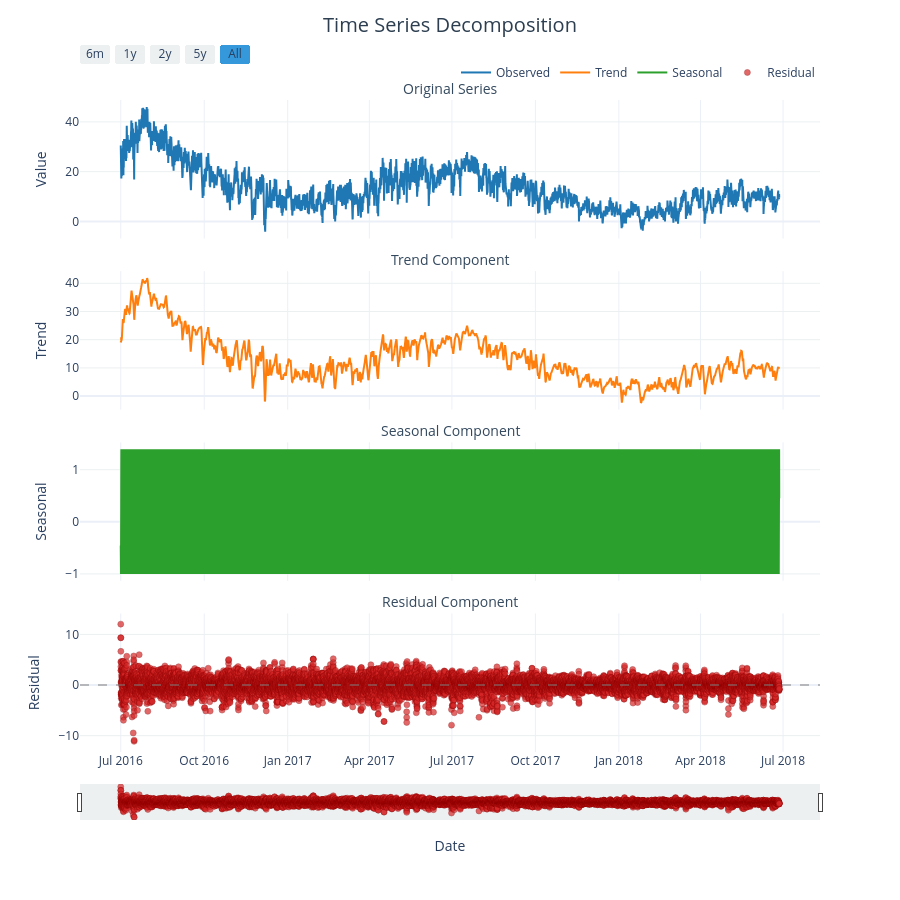

Notebook code cell kept with this figure:
### Markdown cell above
Classical **time series decomposition** breaks the OT signal into four additive components: the **observed** series, a **trend** (long-run movement smoothed over time), a **seasonal** component (the repeating 24-hour daily cycle), and a **residual** (unexplained noise after removing trend and seasonality). Using an additive model assumes the components sum linearly rather than multiply, which is appropriate when seasonal amplitude does not scale with the level of the signal.

### Code cell
plots.plot_time_series_decomposition(df,y,title='Time Series Decomposition', period=24, model='additive')

### Figure 1 — Plotly figure (JSON) as saved in the notebook; plotly's stock layout.template omitted (floating-point values rounded to 4 significant figures; data arrays with more than 128 entries replaced by an {"elided": "..."} marker saying what was removed)
{"data": [{"hovertemplate": "<b>Date</b>: %{x|%Y-%m-%d}<br><b>Observed</b>: %{y:.2f}<br><extra></extra>", "line": {"color": "#1f77b4", "width": 2}, "mode": "lines", "name": "Observed", "type": "scatter", "x": {"elided": "17420 str values"}, "xaxis": "x", "y": {"elided": "17420 float values"}, "yaxis": "y"}, {"hovertemplate": "<b>Date</b>: %{x|%Y-%m-%d}<br><b>Trend</b>: %{y:.2f}<br><extra></extra>", "line": {"color": "#ff7f0e", "width": 2}, "mode": "lines", "name": "Trend", "type": "scatter", "x": {"elided": "17420 str values"}, "xaxis": "x2", "y": {"elided": "17420 float values"}, "yaxis": "y2"}, {"hovertemplate": "<b>Date</b>: %{x|%Y-%m-%d}<br><b>Seasonal</b>: %{y:.2f}<br><extra></extra>", "line": {"color": "#2ca02c", "width": 2}, "mode": "lines", "name": "Seasonal", "type": "scatter", "x": {"elided": "17420 str values"}, "xaxis": "x3", "y": {"elided": "17420 float values"}, "yaxis": "y3"}, {"hovertemplate": "<b>Date</b>: %{x|%Y-%m-%d}<br><b>Residual</b>: %{y:.2f}<br><extra></extra>", "marker": {"color": "#d62728", "line": {"color": "darkred", "width": 0.5}, "opacity": 0.7, "size": 6}, "mode": "markers", "name": "Residual", "type": "scatter", "x": {"elided": "17420 str values"}, "xaxis": "x4", "y": {"elided": "17420 float values"}, "yaxis": "y4"}], "layout": {"annotations": [{"font": {"color": "#34495e", "size": 14}, "showarrow": false, "text": "Original Series", "x": 0.5, "xanchor": "center", "xref": "paper", "y": 1, "yanchor": "bottom", "yref": "paper"}, {"font": {"color": "#34495e", "size": 14}, "showarrow": false, "text": "Trend Component", "x": 0.5, "xanchor": "center", "xref": "paper", "y": 0.7375, "yanchor": "bottom", "yref": "paper"}, {"font": {"color": "#34495e", "size": 14}, "showarrow": false, "text": "Seasonal Component", "x": 0.5, "xanchor": "center", "xref": "paper", "y": 0.475, "yanchor": "bottom", "yref": "paper"}, {"font": {"color": "#34495e", "size": 14}, "showarrow": false, "text": "Residual Component", "x": 0.5, "xanchor": "center", "xref": "paper", "y": 0.2125, "yanchor": "bottom", "yref": "paper"}], "height": 900, "hovermode": "x unified", "legend": {"orientation": "h", "x": 1, "xanchor": "right", "y": 1.02, "yanchor": "bottom"}, "shapes": [{"line": {"color": "gray", "dash": "dash"}, "opacity": 0.5, "type": "line", "x0": 0, "x1": 1, "xref": "x4 domain", "y0": 0, "y1": 0, "yref": "y4"}], "showlegend": true, "title": {"font": {"color": "#2c3e50", "size": 20}, "text": "Time Series Decomposition", "x": 0.5, "xanchor": "center", "y": 0.98}, "xaxis": {"anchor": "y", "domain": [0, 1], "matches": "x4", "showticklabels": false}, "xaxis2": {"anchor": "y2", "domain": [0, 1], "matches": "x4", "showticklabels": false}, "xaxis3": {"anchor": "y3", "domain": [0, 1], "matches": "x4", "showticklabels": false}, "xaxis4": {"anchor": "y4", "domain": [0, 1], "rangeselector": {"activecolor": "#3498db", "bgcolor": "#ecf0f1", "buttons": [{"count": 6, "label": "6m", "step": "month", "stepmode": "backward"}, {"count": 1, "label": "1y", "step": "year", "stepmode": "backward"}, {"count": 2, "label": "2y", "step": "year", "stepmode": "backward"}, {"count": 5, "label": "5y", "step": "year", "stepmode": "backward"}, {"label": "All", "step": "all"}], "x": 0, "y": 1.05}, "rangeslider": {"bgcolor": "#ecf0f1", "thickness": 0.05, "visible": true}, "title": {"text": "Date"}, "type": "date"}, "yaxis": {"anchor": "x", "domain": [0.7875, 1], "gridcolor": "#ecf0f1", "gridwidth": 1, "showgrid": true, "title": {"text": "Value"}}, "yaxis2": {"anchor": "x2", "domain": [0.525, 0.7375], "gridcolor": "#ecf0f1", "gridwidth": 1, "showgrid": true, "title": {"text": "Trend"}}, "yaxis3": {"anchor": "x3", "domain": [0.2625, 0.475], "gridcolor": "#ecf0f1", "gridwidth": 1, "showgrid": true, "title": {"text": "Seasonal"}}, "yaxis4": {"anchor": "x4", "domain": [0, 0.2125], "gridcolor": "#ecf0f1", "gridwidth": 1, "showgrid": true, "title": {"text": "Residual"}}}}
